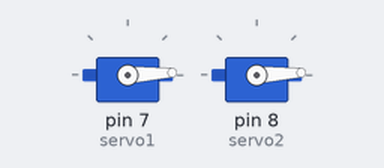
This sketch was run on a simulated Arduino Uno, built with avr-gcc and run on an emulated ATmega328P. Parts: 2 × servo.

Above: at 0.05 s.
At 0.9 s:
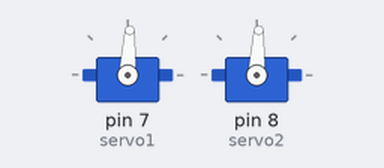
At 1.75 s:
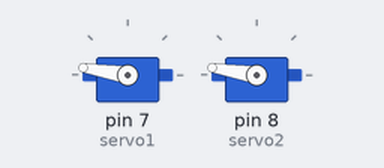
At 3.5 s:
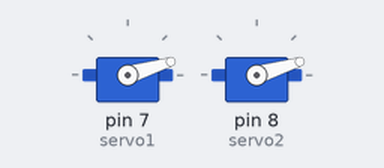
Timing chart, 0 to 8.4 s (numbered marks = the images above):
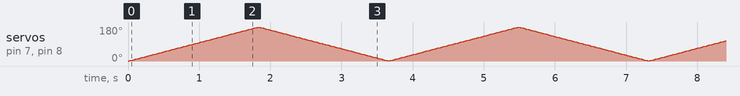

The sketch:

super_kieran_allis1.ino
```cpp
#include <Servo.h>
Servo servo1;
Servo servo2;

int i = 0;
void setup() {
  servo1.attach(7);
  servo2.attach(8);

}
void loop() {
  for (i = 0; i < 180; i++) {
    servo1.write(i);
    servo2.write(i);
    delay(10);
  }
  for (i = 180; i > 0; i--) {
    servo1.write(i);
    servo2.write(i);
    delay(10);
  }
}
```
